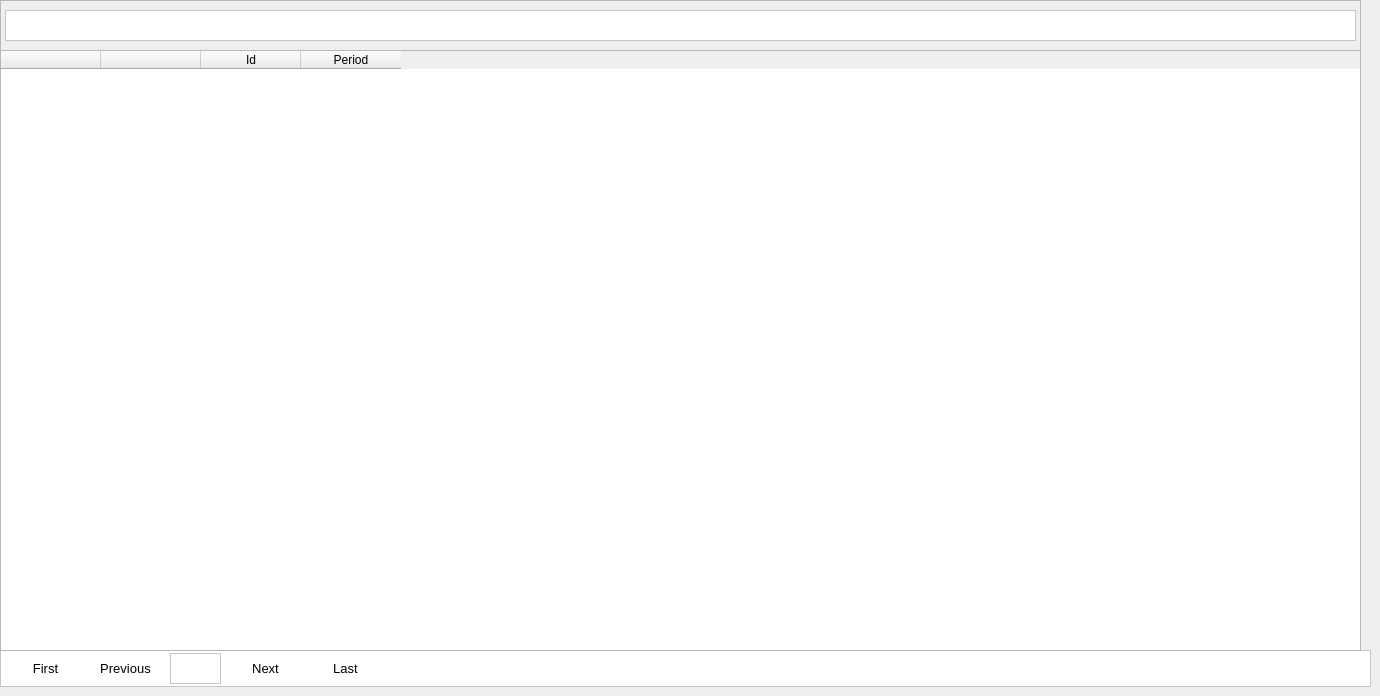
    <widget class="QWidget" name="tabPeriod">
     <attribute name="title">
      <string>Period</string>
     </attribute>
     <widget class="QFrame" name="frame_13">
      <property name="geometry">
       <rect>
        <x>0</x>
        <y>650</y>
        <width>1371</width>
        <height>37</height>
       </rect>
      </property>
      <property name="styleSheet">
       <string notr="true">background-color: rgb(255, 255, 255);
color: rgb(255, 255, 255);</string>
      </property>
      <property name="frameShape">
       <enum>QFrame::StyledPanel</enum>
      </property>
      <property name="frameShadow">
       <enum>QFrame::Raised</enum>
      </property>
      <widget class="QPushButton" name="pushButtonPeriodFirst">
       <property name="geometry">
        <rect>
         <x>10</x>
         <y>0</y>
         <width>71</width>
         <height>37</height>
        </rect>
       </property>
       <property name="font">
        <font>
         <family>Segoe UI</family>
         <pointsize>10</pointsize>
        </font>
       </property>
       <property name="styleSheet">
        <string notr="true">color: rgb(0, 0, 0);</string>
       </property>
       <property name="text">
        <string>First</string>
       </property>
       <property name="flat">
        <bool>true</bool>
       </property>
      </widget>
      <widget class="QPushButton" name="pushButtonPeriodPrevious">
       <property name="geometry">
        <rect>
         <x>90</x>
         <y>0</y>
         <width>71</width>
         <height>37</height>
        </rect>
       </property>
       <property name="font">
        <font>
         <family>Segoe UI</family>
         <pointsize>10</pointsize>
        </font>
       </property>
       <property name="styleSheet">
        <string notr="true">color: rgb(0, 0, 0);</string>
       </property>
       <property name="text">
        <string>Previous</string>
       </property>
       <property name="flat">
        <bool>true</bool>
       </property>
      </widget>
      <widget class="QPushButton" name="pushButtonPeriodNext">
       <property name="geometry">
        <rect>
         <x>230</x>
         <y>0</y>
         <width>71</width>
         <height>37</height>
        </rect>
       </property>
       <property name="font">
        <font>
         <family>Segoe UI</family>
         <pointsize>10</pointsize>
        </font>
       </property>
       <property name="styleSheet">
        <string notr="true">color: rgb(0, 0, 0);</string>
       </property>
       <property name="text">
        <string>Next</string>
       </property>
       <property name="flat">
        <bool>true</bool>
       </property>
      </widget>
      <widget class="QPushButton" name="pushButtonPeriodLast">
       <property name="geometry">
        <rect>
         <x>310</x>
         <y>0</y>
         <width>71</width>
         <height>37</height>
        </rect>
       </property>
       <property name="font">
        <font>
         <family>Segoe UI</family>
         <pointsize>10</pointsize>
        </font>
       </property>
       <property name="styleSheet">
        <string notr="true">color: rgb(0, 0, 0);</string>
       </property>
       <property name="text">
        <string>Last</string>
       </property>
       <property name="flat">
        <bool>true</bool>
       </property>
      </widget>
      <widget class="QTextEdit" name="textEditPagePeriodNumber">
       <property name="geometry">
        <rect>
         <x>170</x>
         <y>3</y>
         <width>51</width>
         <height>31</height>
        </rect>
       </property>
       <property name="font">
        <font>
         <family>Segoe UI</family>
         <pointsize>10</pointsize>
        </font>
       </property>
       <property name="styleSheet">
        <string notr="true">color: rgb(0, 0, 0);</string>
       </property>
       <property name="readOnly">
        <bool>true</bool>
       </property>
      </widget>
     </widget>
     <widget class="QFrame" name="frame_14">
      <property name="geometry">
       <rect>
        <x>0</x>
        <y>0</y>
        <width>1361</width>
        <height>651</height>
       </rect>
      </property>
      <property name="frameShape">
       <enum>QFrame::StyledPanel</enum>
      </property>
      <property name="frameShadow">
       <enum>QFrame::Raised</enum>
      </property>
      <widget class="QTableWidget" name="tableWidgetPeriod">
       <property name="geometry">
        <rect>
         <x>0</x>
         <y>50</y>
         <width>1361</width>
         <height>601</height>
        </rect>
       </property>
       <property name="minimumSize">
        <size>
         <width>1361</width>
         <height>0</height>
        </size>
       </property>
       <column>
        <property name="text">
         <string/>
        </property>
       </column>
       <column>
        <property name="text">
         <string/>
        </property>
       </column>
       <column>
        <property name="text">
         <string>Id</string>
        </property>
       </column>
       <column>
        <property name="text">
         <string>Period</string>
        </property>
       </column>
      </widget>
      <widget class="QTextEdit" name="textEditPeriodFilter">
       <property name="geometry">
        <rect>
         <x>5</x>
         <y>10</y>
         <width>1351</width>
         <height>31</height>
        </rect>
       </property>
       <property name="font">
        <font>
         <family>Segoe UI</family>
         <pointsize>10</pointsize>
        </font>
       </property>
       <property name="styleSheet">
        <string notr="true">background-color: rgb(255, 255, 255);
color: rgb(0, 0, 0);</string>
       </property>
      </widget>
     </widget>
    </widget>
